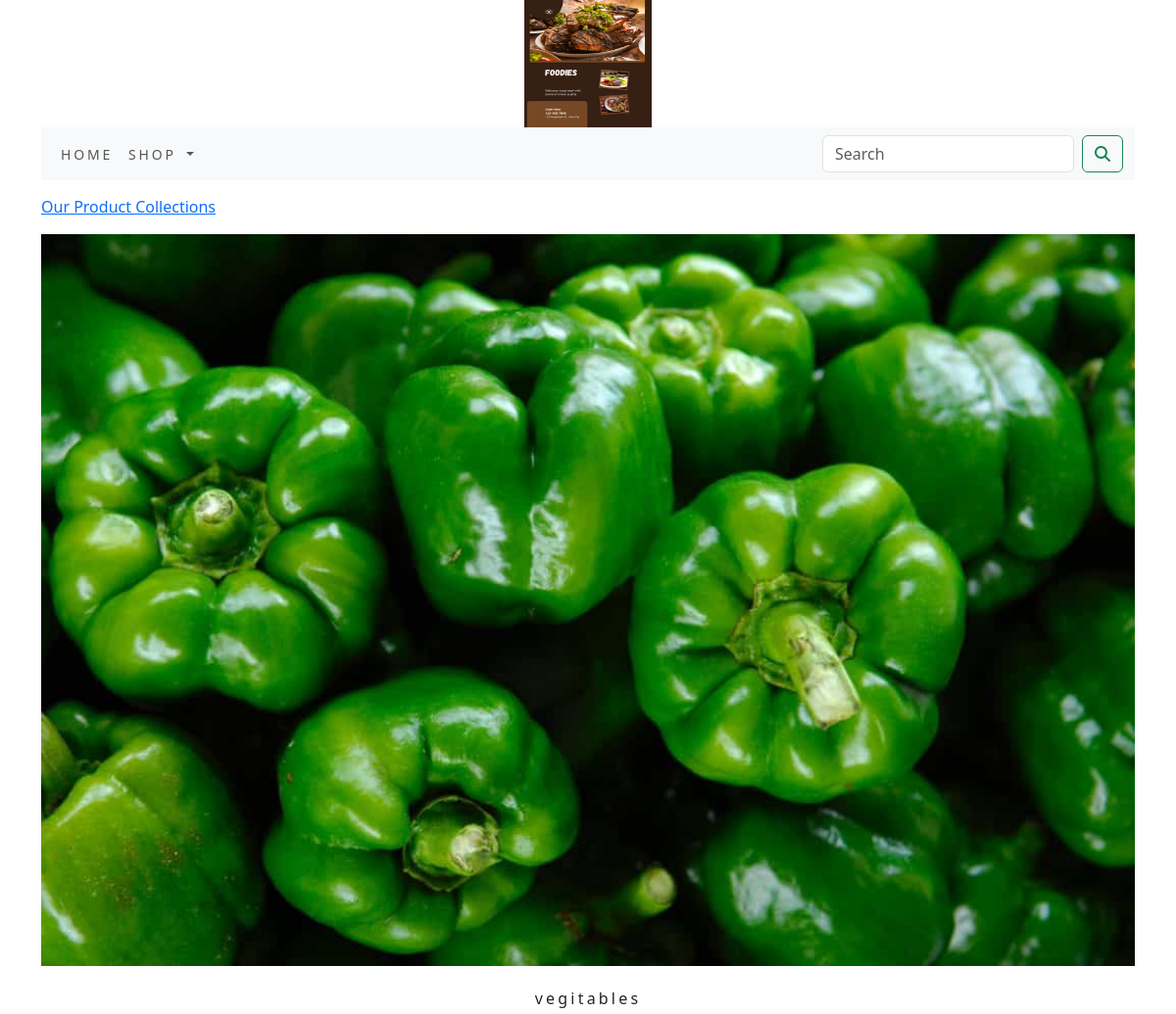
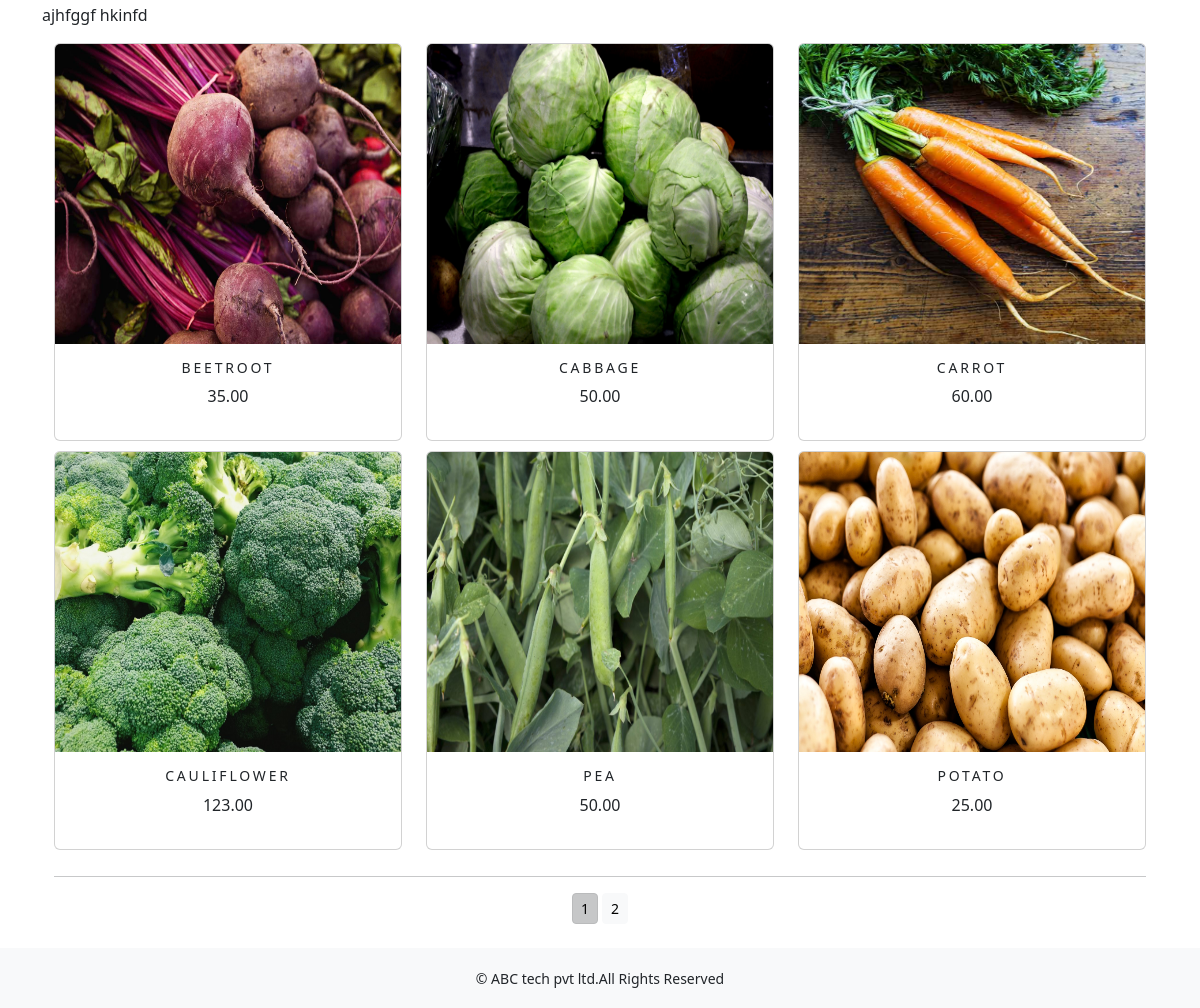
/shop/vegitables/, run on the app's committed database (2 pictures, top to bottom).
### shop/models.py (models this page shows, shortened)
class Category(models.Model):
    name = models.CharField(max_length=250, unique=True)
    slug = models.SlugField(max_length=250, unique=True)
    description = models.TextField(blank=True)
    image = models.ImageField(upload_to='category', blank=True)
    class Meta:
        ordering = ('name',)
        verbose_name = 'category'
        verbose_name_plural = 'categories'
    def get_url(self):
        return reverse('shop:product_by_category', args=[self.slug])

class Product(models.Model):
    name = models.CharField(max_length=250, unique=True)
    slug = models.SlugField(max_length=250, unique=True)
    description = models.TextField(blank=True)
    price = models.DecimalField(max_digits=10, decimal_places=2)
    category = models.ForeignKey(Category, on_delete=models.CASCADE)
    image = models.ImageField(upload_to='product', blank=True)
    stock = models.IntegerField()
    available = models.BooleanField(default=True)
    created = models.DateTimeField(auto_now_add=True)
    updated = models.DateTimeField(auto_now=True)
    def get_url(self):
        return reverse('shop:prodCatdetail', args=[self.category.slug, self.slug])
    class Meta:
        ordering = ('name',)
        verbose_name = 'product'
        verbose_name_plural = 'products'

### shop/views.py (the view)
# urls.py: path('', allProdCat),
def allProdCat(request, c_slug=None):
    c_page = None
    products_list = None
    if c_slug!=None:
        c_page = get_object_or_404(Category, slug=c_slug)
        products_list = Product.objects.all().filter(category=c_page, available=True)
    else:
        products_list = Product.objects.all().filter(available=True)
    paginator = Paginator(products_list, 6)
    try:
        page = int(request.GET.get('page', '1'))
    except:
        page = 1
    try:
        products = paginator.page(page)
    except (EmptyPage, InvalidPage):
        products = paginator.page(paginator.num_pages)
    return render(request, "category.html", {'category': c_page, 'products': products})

### cart/context_processors.py (called while the page is built)
def counter(request):
    item_count = 0
    if 'admin' in request.path:
        return {}
    else:
        try:
            cart = Cart.objects.filter(cart_id=_cart_id(request))
            cart_items = CartItem.objects.all().filter(cart=cart[:1])
            for cart_item in cart_items:
                item_count += cart_item.quantity
        except Cart.DoesNotExist:
            item_count = 0
    return dict(item_count=item_count)

### cart/views.py (called while the page is built)
def _cart_id(request):
    cart = request.session.session_key
    if not cart:
        cart = request.session.create()
    return cart

### shop/context_processors.py (called while the page is built)
def menu_links(request):
    links = Category.objects.all()
    return dict(links=links)

### templates/category.html (shortened to what this page needs)
{% extends 'base.html' %}
{% load static %}
{% block content %}
{% if category %}
    <div>
        <div class="row my_row_class">
            <div class="mx-auto">
            <p><a href="{% url 'shop:allProdCat' %}">Our Product Collections</a> </p>
        </div>
            </div>
    </div>
    {% endif %}
<div class="mx-auto">
    {% if category %}
       <img class="my_image" src="{{category.image.url}}" alt="{{category.name}}">
</div>
    <br>
<div>
        <h1 class="text-center my_title">{{category.name}}</h1>
        <p class="text-justify">{{category.description}}</p>
</div>
    {% endif %}
<div class="container">
    <div class="row mx_auto">
        {% for product in products.object_list %}
        <div class="my_bottom_margin col-9 col-sm-12  col-md-4 col-lg-4">
            <div class="card text-center" style="min-width:18rem;">
                <a href="{{product.get_url}}"><img class="card-img-top my_image" src="{{product.image.url}}" style="height:300px;" alt="{{product.name}}"></a>
            <div class="card-body">
               <h4>{{product.name}}</h4>
               <p>{{product.price}}</p>
            </div>
            </div>
        </div>
        {% endfor %}
    </div>
    <div class="mx-auto">
        {% if products.paginator.num_pages > 1 %}
        <hr>
        <div class="text-center">
            {% for pg in products.paginator.page_range %}
                <a href="?page={{pg}}" class="btn btn-light btn-sm {% if products.number == pg %} active {% endif %}">{{pg}}</a>
            {% endfor %}
        </div>
        {% endif %}
    </div>
    <br>
</div>
{% endblock %}

### static/css/custom.css (style rules this page uses)
body { font-family: 'Roboto', sans-serif; }
.my_row_class { padding-top :15px; }
.my_image { width:100%; height:auto; }
.my_title { font-size:16px; text_transform:uppercase; letter-spacing:.2em; }
.my_bottom_margin { margin-bottom:10px; }
.card-body h4 { font-size:14px; text-transform:uppercase; letter-spacing:.2em; }

### data on the page
Category: image (picture), name "vegitables", description "ajhfggf hkinfd"
Product: image (picture), name "BEETROOT", price "35.00"
Product: image (picture), name "CABBAGE", price "50.00"
Product: image (picture), name "CARROT", price "60.00"
Product: image (picture), name "CAULIFLOWER", price "123.00"
Product: image (picture), name "PEA", price "50.00"
Product: image (picture), name "POTATO", price "25.00"

### other printed values
{{ pg }} "1" "2"
